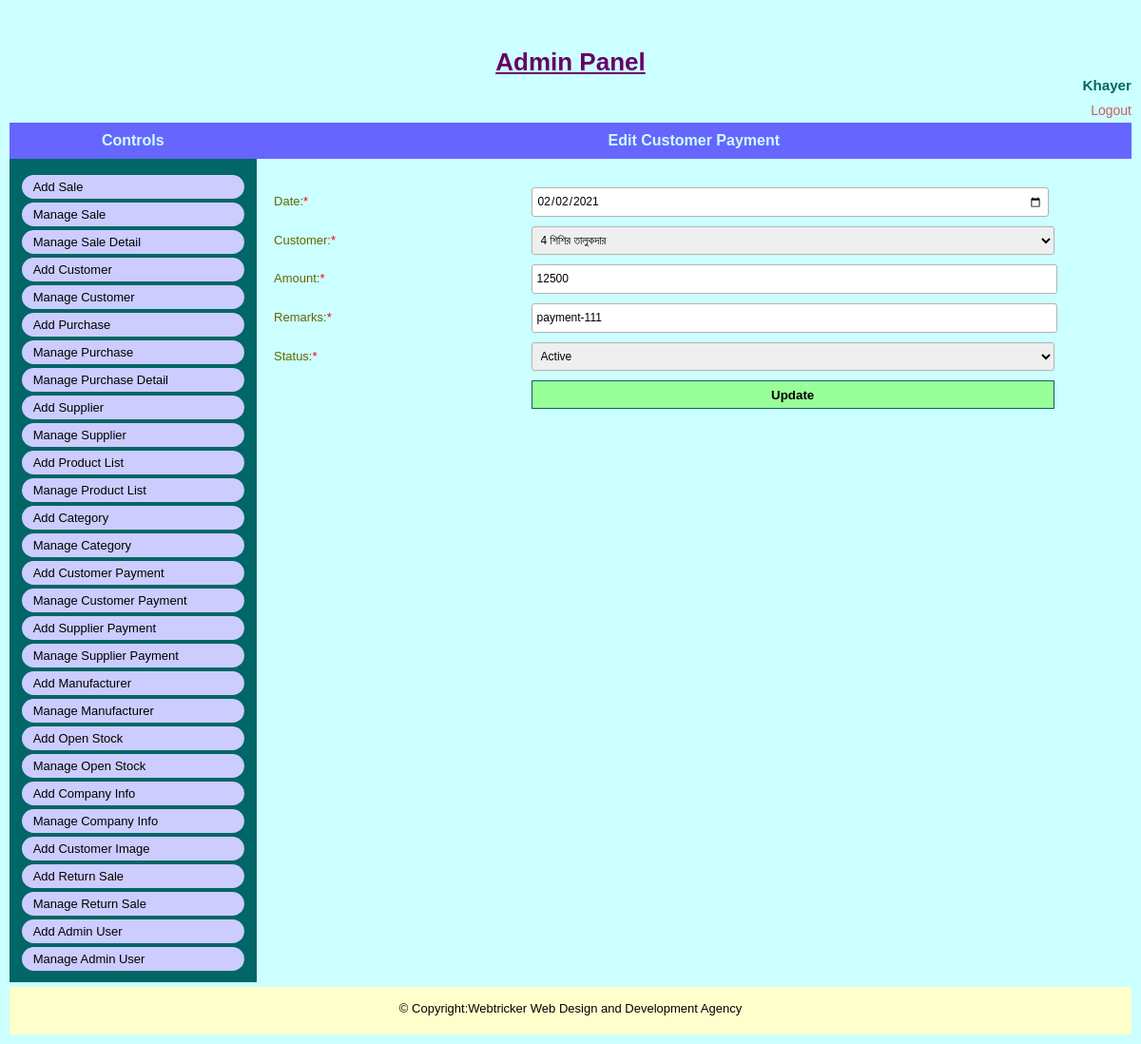
The page /admin/edit_customer_payment.php?id=1 (signed in) on the database its author committed.
### tables this page shows
CREATE TABLE `tbl_customer_payment_info` (
  `customer_payment_id` int(4) NOT NULL,
  `customer_id` int(4) NOT NULL,
  `date` date NOT NULL,
  `amnt_paid` float NOT NULL,
  `remarks` text NOT NULL,
  `status` tinyint(1) NOT NULL,
  `deletion_status` tinyint(1) NOT NULL,
  `created_date_time` timestamp NOT NULL DEFAULT current_timestamp()
);

### admin/edit_customer_payment.php (called while the page is built, shortened)
<?php
$customer_payment_id=$_GET['id'];
include 'admin_master_page.php';

### classes/database.php (called while the page is built, shortened)
<?php
class Database {
    public function connect() {
        $this->host_name="localhost";
        $this->user_name="u430957945_db_sales_inven";
        $this->password="Inven1254$";
        $this->database_name="u430957945_db_sales_inven";
        $conn= new mysqli($this->host_name,$this->user_name,$this->password,$this->database_name);
        return $conn;
    }
}
?>

### classes/admin.php (called while the page is built, shortened)
<?php
require_once '../classes/database.php';
class Admin extends Database {
    public function select_all_customer()
    {
        $sql="SELECT * FROM tbl_customer_info WHERE deletion_status='0'";
        $query_result= $this->connect()->query($sql);
        return $query_result;
    }
    public function select_customer_payment_by_id($customer_payment_id)
    {
        $sql="SELECT * FROM tbl_customer_payment_info WHERE customer_payment_id='$customer_payment_id'";
        $query_result=  $this->connect()->query($sql);
        return $query_result;
    }
}

### admin/pages/edit_customer_payment_form.php (the view, shortened to what this page needs)
<?php
    $result=$obj_admin->select_customer_payment_by_id($customer_payment_id);
    $customer_payment_info= mysqli_fetch_assoc($result);
?>
<div class="common_wrap">
    <div class="common_title">
        <h4>Edit Customer Payment</h4>
    </div>
    <form name="edit_customer_payment" action="" method="post" enctype="multipart/form-data" onsubmit="return validateStandard(this)">
        <div class="input_wrap">
            <label>Date:<span class="required_field">*</span></label>
            <input type="date" name="date" value="<?php echo $customer_payment_info['date']?>" required>
        </div>
        <div class="input_wrap">
            <label>Customer:<span class="required_field">*</span></label>
            <select name="customer_id" required exclude=" ">
                <?php
                    $customer_info=$obj_admin->select_all_customer();
                    while ($customer_name=  mysqli_fetch_assoc($customer_info))
                    {
                ?>
                <option value="<?php echo $customer_name['customer_id']?>"><?php echo $customer_name['customer_id'].' '.$customer_name['first_name'].' '.$customer_name['last_name']?></option>
                <?php }?>
            </select>
        </div>
        <div class="input_wrap">
            <label>Amount:<span class="required_field">*</span></label>
            <input type="number" name="amnt_paid" value="<?php echo $customer_payment_info['amnt_paid']?>" required>
        </div>
        <div class="input_wrap">
            <label>Remarks:<span class="required_field">*</span></label>
            <input type="text" name="remarks" value="<?php echo $customer_payment_info['remarks']?>" required>
        </div>
        <div class="input_wrap">
            <label>Status:<span class="required_field">*</span></label>
            <select name="status" required exclude=" ">
                <option value="1">Active</option>
            </select>
        </div>
        <div class="input_wrap">
            <label>&nbsp;</label>
            <input type="submit" name="btn" value="Update">
        </div>
    </form>
</div>

### asset/css/style.css (style rules this page uses)
body { background-color:#000;color:#000;margin:0;padding:0;font-family:sans-serif;font-size:13px }
h1,h2,h3,h4,h5,h6 { margin:0;padding:0; }
.header_wrap,.menu,.content_wrap,.footer_wrap,.user_info,.admin_content,.common_title,.common_wrap, .view_content,.page_content,.image_wrap,.slide_wrap,.slide_inner,.slide,.sidebar_box_wrap,.sidebar_box, .gallery,.gallery_image_outer,.gallery_image_outer a,.gallery_detail,.common_description,.home_link, .sidebar_box ul,.notice_detail,.front_form_wrap,.front_form_wrap .input_wrap,.event_entry_detail, .student_detail_wrap,.result_detail,.front_content_wrap,.class_routine_details,.routine_display { float:left;position:relative;width:100%; -webkit-box-sizing:border-box; -moz-box-sizing:border-box; box-sizing:border-box }
.input_wrap { float:left;position:relative;width:60%;margin:10px 10% 0 27% }
.input_wrap label { float:left;position:relative;width:20%;margin:7px 0 0;padding:0 }
.input_wrap input[type=text],.input_wrap input[type=password],.input_wrap textarea,.input_wrap select, .input_wrap input[type=email],.input_wrap input[type=date],.input_wrap input[type=number] { float:left;width:40%;height:23px;border:1px solid #b3b3b3;margin:0;padding:3px 5px; line-height:20px;color:black;font:400 12px/23px Arial, Helvetica, sans-serif; -webkit-border-radius:3px;-moz-border-radius:3px;border-radius:3px }
.input_wrap input[type=submit] { border:none;width:42%;height:30px;font-weight:700; margin:0;padding:0;background-color:#99ff99;cursor:pointer }
.admin_page h4 { text-align:center;color:#ccffff;padding:10px 0;margin:0 0 10px 0;font-size:16px; background-color:#6666ff }
.admin_page .input_wrap { width:98%;margin:10px 0 0 2% }
.admin_page .input_wrap input[type=text],.admin_page .input_wrap input[type=password], .admin_page .input_wrap textarea,.admin_page .input_wrap input[type=email], .admin_page .input_wrap input[type=date] { width:60%; }
.admin_page .input_wrap input[type=number] { width:60%; }
.admin_page .input_wrap input[type=submit] { width:61%;border:1px solid #006666 }
.admin_page .input_wrap label { width:30%;margin:7px 0 0;color:#666600 }
.admin_page .input_wrap select { width:61%;height:30px; }
.required_field { color:red; }
.admin_page .input_wrap input[type=date] { width:59%; }

### rows shown on the page
tbl_customer_payment_info: date "02/02/2021", amnt_paid "12500", remarks "payment-111"

### other values the page prints
$_SESSION['admin_name'] "Khayer"
form field customer_id "4 শিশির তালুকদার"
